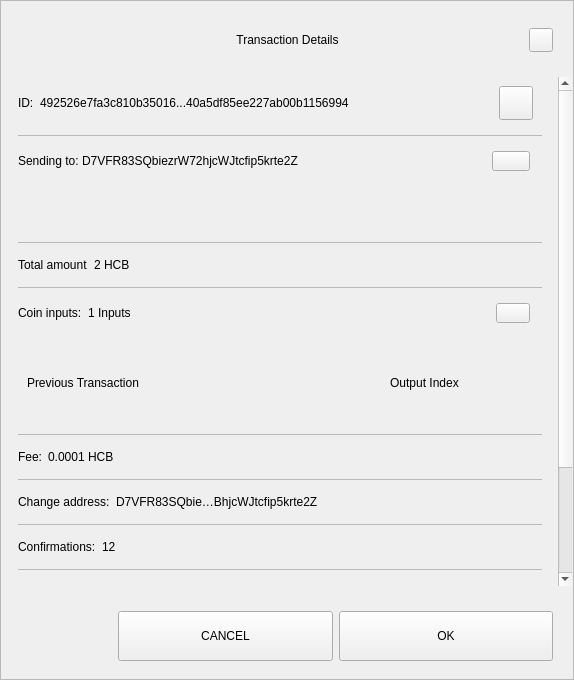
<?xml version="1.0" encoding="UTF-8"?>
<ui version="4.0">
 <class>TxDetailDialog</class>
 <widget class="QWidget" name="TxDetailDialog">
  <property name="geometry">
   <rect>
    <x>0</x>
    <y>0</y>
    <width>574</width>
    <height>680</height>
   </rect>
  </property>
  <property name="sizePolicy">
   <sizepolicy hsizetype="Preferred" vsizetype="Expanding">
    <horstretch>0</horstretch>
    <verstretch>0</verstretch>
   </sizepolicy>
  </property>
  <property name="minimumSize">
   <size>
    <width>574</width>
    <height>500</height>
   </size>
  </property>
  <property name="windowTitle">
   <string>Form</string>
  </property>
  <property name="styleSheet">
   <string notr="true"/>
  </property>
  <layout class="QVBoxLayout" name="verticalLayout_3">
   <property name="spacing">
    <number>0</number>
   </property>
   <property name="leftMargin">
    <number>0</number>
   </property>
   <property name="topMargin">
    <number>0</number>
   </property>
   <property name="rightMargin">
    <number>0</number>
   </property>
   <property name="bottomMargin">
    <number>0</number>
   </property>
   <item>
    <widget class="QFrame" name="frame">
     <property name="sizePolicy">
      <sizepolicy hsizetype="Preferred" vsizetype="Expanding">
       <horstretch>0</horstretch>
       <verstretch>0</verstretch>
      </sizepolicy>
     </property>
     <property name="styleSheet">
      <string notr="true"/>
     </property>
     <property name="frameShape">
      <enum>QFrame::StyledPanel</enum>
     </property>
     <property name="frameShadow">
      <enum>QFrame::Raised</enum>
     </property>
     <layout class="QVBoxLayout" name="verticalLayout">
      <property name="leftMargin">
       <number>0</number>
      </property>
      <property name="rightMargin">
       <number>0</number>
      </property>
      <item>
       <layout class="QHBoxLayout" name="horizontalLayout_3">
        <property name="spacing">
         <number>0</number>
        </property>
        <property name="leftMargin">
         <number>20</number>
        </property>
        <property name="topMargin">
         <number>10</number>
        </property>
        <property name="rightMargin">
         <number>20</number>
        </property>
        <item>
         <spacer name="horizontalSpacer_1">
          <property name="orientation">
           <enum>Qt::Horizontal</enum>
          </property>
          <property name="sizeHint" stdset="0">
           <size>
            <width>40</width>
            <height>20</height>
           </size>
          </property>
         </spacer>
        </item>
        <item>
         <widget class="QLabel" name="labelTitle">
          <property name="minimumSize">
           <size>
            <width>0</width>
            <height>40</height>
           </size>
          </property>
          <property name="maximumSize">
           <size>
            <width>16777215</width>
            <height>40</height>
           </size>
          </property>
          <property name="styleSheet">
           <string notr="true">padding-left:24px;</string>
          </property>
          <property name="text">
           <string>Transaction Details</string>
          </property>
          <property name="alignment">
           <set>Qt::AlignCenter</set>
          </property>
          <property name="margin">
           <number>7</number>
          </property>
         </widget>
        </item>
        <item>
         <spacer name="horizontalSpacer_2">
          <property name="orientation">
           <enum>Qt::Horizontal</enum>
          </property>
          <property name="sizeHint" stdset="0">
           <size>
            <width>40</width>
            <height>20</height>
           </size>
          </property>
         </spacer>
        </item>
        <item>
         <widget class="QPushButton" name="btnEsc">
          <property name="minimumSize">
           <size>
            <width>24</width>
            <height>24</height>
           </size>
          </property>
          <property name="maximumSize">
           <size>
            <width>24</width>
            <height>24</height>
           </size>
          </property>
          <property name="focusPolicy">
           <enum>Qt::NoFocus</enum>
          </property>
          <property name="text">
           <string/>
          </property>
         </widget>
        </item>
       </layout>
      </item>
      <item>
       <spacer name="verticalSpacer">
        <property name="orientation">
         <enum>Qt::Vertical</enum>
        </property>
        <property name="sizeType">
         <enum>QSizePolicy::Fixed</enum>
        </property>
        <property name="sizeHint" stdset="0">
         <size>
          <width>20</width>
          <height>10</height>
         </size>
        </property>
       </spacer>
      </item>
      <item>
       <widget class="QWidget" name="layoutScroll" native="true">
        <property name="minimumSize">
         <size>
          <width>0</width>
          <height>0</height>
         </size>
        </property>
        <layout class="QVBoxLayout" name="verticalLayout_4">
         <property name="leftMargin">
          <number>0</number>
         </property>
         <property name="topMargin">
          <number>0</number>
         </property>
         <property name="rightMargin">
          <number>0</number>
         </property>
         <item>
          <widget class="QScrollArea" name="scrollArea">
           <property name="styleSheet">
            <string notr="true">#scrollArea {
background:transparent;
}</string>
           </property>
           <property name="horizontalScrollBarPolicy">
            <enum>Qt::ScrollBarAlwaysOff</enum>
           </property>
           <property name="sizeAdjustPolicy">
            <enum>QAbstractScrollArea::AdjustIgnored</enum>
           </property>
           <property name="widgetResizable">
            <bool>true</bool>
           </property>
           <property name="alignment">
            <set>Qt::AlignLeading|Qt::AlignLeft|Qt::AlignTop</set>
           </property>
           <widget class="QWidget" name="scrollAreaWidgetContents">
            <property name="geometry">
             <rect>
              <x>0</x>
              <y>0</y>
              <width>556</width>
              <height>672</height>
             </rect>
            </property>
            <property name="autoFillBackground">
             <bool>false</bool>
            </property>
            <property name="styleSheet">
             <string notr="true">#scrollAreaWidgetContents {
background:transparent;
}</string>
            </property>
            <layout class="QVBoxLayout" name="verticalLayout_7">
             <property name="spacing">
              <number>0</number>
             </property>
             <property name="sizeConstraint">
              <enum>QLayout::SetDefaultConstraint</enum>
             </property>
             <property name="leftMargin">
              <number>0</number>
             </property>
             <property name="topMargin">
              <number>0</number>
             </property>
             <property name="rightMargin">
              <number>0</number>
             </property>
             <property name="bottomMargin">
              <number>0</number>
             </property>
             <item>
              <widget class="QWidget" name="content" native="true">
               <layout class="QVBoxLayout" name="verticalLayout_2">
                <property name="leftMargin">
                 <number>16</number>
                </property>
                <property name="topMargin">
                 <number>0</number>
                </property>
                <property name="rightMargin">
                 <number>16</number>
                </property>
                <item>
                 <widget class="QWidget" name="contentID" native="true">
                  <layout class="QHBoxLayout" name="horizontalLayout_12" stretch="0,1,0">
                   <property name="leftMargin">
                    <number>0</number>
                   </property>
                   <item>
                    <widget class="QLabel" name="labelId">
                     <property name="maximumSize">
                      <size>
                       <width>16777215</width>
                       <height>16777215</height>
                      </size>
                     </property>
                     <property name="text">
                      <string>ID:</string>
                     </property>
                    </widget>
                   </item>
                   <item>
                    <widget class="QLabel" name="textId">
                     <property name="text">
                      <string>492526e7fa3c810b35016...40a5df85ee227ab00b1156994</string>
                     </property>
                    </widget>
                   </item>
                   <item>
                    <widget class="QPushButton" name="pushCopy">
                     <property name="minimumSize">
                      <size>
                       <width>34</width>
                       <height>34</height>
                      </size>
                     </property>
                     <property name="maximumSize">
                      <size>
                       <width>34</width>
                       <height>34</height>
                      </size>
                     </property>
                     <property name="focusPolicy">
                      <enum>Qt::NoFocus</enum>
                     </property>
                     <property name="text">
                      <string/>
                     </property>
                     <property name="iconSize">
                      <size>
                       <width>24</width>
                       <height>24</height>
                      </size>
                     </property>
                    </widget>
                   </item>
                  </layout>
                 </widget>
                </item>
                <item>
                 <widget class="QLabel" name="labelDivider9">
                  <property name="maximumSize">
                   <size>
                    <width>16777215</width>
                    <height>1</height>
                   </size>
                  </property>
                  <property name="styleSheet">
                   <string notr="true">background-color:#bababa;</string>
                  </property>
                  <property name="text">
                   <string/>
                  </property>
                 </widget>
                </item>
                <item>
                 <widget class="QWidget" name="contentOutputs" native="true">
                  <layout class="QHBoxLayout" name="horizontalLayout_11" stretch="0,3,0">
                   <property name="spacing">
                    <number>0</number>
                   </property>
                   <property name="leftMargin">
                    <number>0</number>
                   </property>
                   <property name="rightMargin">
                    <number>12</number>
                   </property>
                   <item>
                    <widget class="QLabel" name="labelSend">
                     <property name="maximumSize">
                      <size>
                       <width>16777215</width>
                       <height>16777215</height>
                      </size>
                     </property>
                     <property name="text">
                      <string>Sending to: </string>
                     </property>
                    </widget>
                   </item>
                   <item>
                    <widget class="QLabel" name="textSend">
                     <property name="text">
                      <string>D7VFR83SQbiezrW72hjcWJtcfip5krte2Z </string>
                     </property>
                    </widget>
                   </item>
                   <item>
                    <widget class="QPushButton" name="pushOutputs">
                     <property name="minimumSize">
                      <size>
                       <width>34</width>
                       <height>20</height>
                      </size>
                     </property>
                     <property name="maximumSize">
                      <size>
                       <width>38</width>
                       <height>20</height>
                      </size>
                     </property>
                     <property name="focusPolicy">
                      <enum>Qt::NoFocus</enum>
                     </property>
                     <property name="styleSheet">
                      <string notr="true"/>
                     </property>
                     <property name="text">
                      <string/>
                     </property>
                    </widget>
                   </item>
                  </layout>
                 </widget>
                </item>
                <item>
                 <widget class="QScrollArea" name="outputsScrollArea">
                  <property name="minimumSize">
                   <size>
                    <width>0</width>
                    <height>50</height>
                   </size>
                  </property>
                  <property name="styleSheet">
                   <string notr="true">#outputsScrollArea {
background:transparent;
}</string>
                  </property>
                  <property name="widgetResizable">
                   <bool>true</bool>
                  </property>
                  <widget class="QWidget" name="container_outputs_base">
                   <property name="geometry">
                    <rect>
                     <x>0</x>
                     <y>0</y>
                     <width>522</width>
                     <height>48</height>
                    </rect>
                   </property>
                   <property name="styleSheet">
                    <string notr="true">#container_outputs_base {
background:transparent;
}</string>
                   </property>
                  </widget>
                 </widget>
                </item>
                <item>
                 <widget class="QLabel" name="labelDivider8">
                  <property name="maximumSize">
                   <size>
                    <width>16777215</width>
                    <height>1</height>
                   </size>
                  </property>
                  <property name="styleSheet">
                   <string notr="true">background-color:#bababa;</string>
                  </property>
                  <property name="text">
                   <string/>
                  </property>
                 </widget>
                </item>
                <item>
                 <widget class="QWidget" name="contentAmount" native="true">
                  <layout class="QHBoxLayout" name="horizontalLayout_4" stretch="0,1">
                   <property name="leftMargin">
                    <number>0</number>
                   </property>
                   <item>
                    <widget class="QLabel" name="labelAmount">
                     <property name="maximumSize">
                      <size>
                       <width>16777215</width>
                       <height>16777215</height>
                      </size>
                     </property>
                     <property name="text">
                      <string>Total amount</string>
                     </property>
                    </widget>
                   </item>
                   <item>
                    <widget class="QLabel" name="textAmount">
                     <property name="text">
                      <string>2 HCB</string>
                     </property>
                    </widget>
                   </item>
                  </layout>
                 </widget>
                </item>
                <item>
                 <widget class="QLabel" name="labelDivider6">
                  <property name="maximumSize">
                   <size>
                    <width>16777215</width>
                    <height>1</height>
                   </size>
                  </property>
                  <property name="styleSheet">
                   <string notr="true">background-color:#bababa;</string>
                  </property>
                  <property name="text">
                   <string/>
                  </property>
                 </widget>
                </item>
                <item>
                 <widget class="QWidget" name="contentInputs" native="true">
                  <layout class="QHBoxLayout" name="horizontalLayout" stretch="0,2,0">
                   <property name="leftMargin">
                    <number>0</number>
                   </property>
                   <property name="rightMargin">
                    <number>12</number>
                   </property>
                   <item>
                    <widget class="QLabel" name="labelInputs">
                     <property name="sizePolicy">
                      <sizepolicy hsizetype="Minimum" vsizetype="Preferred">
                       <horstretch>0</horstretch>
                       <verstretch>0</verstretch>
                      </sizepolicy>
                     </property>
                     <property name="maximumSize">
                      <size>
                       <width>16777215</width>
                       <height>16777215</height>
                      </size>
                     </property>
                     <property name="text">
                      <string>Coin inputs:</string>
                     </property>
                    </widget>
                   </item>
                   <item>
                    <widget class="QLabel" name="textInputs">
                     <property name="text">
                      <string>1 Inputs</string>
                     </property>
                    </widget>
                   </item>
                   <item>
                    <widget class="QPushButton" name="pushInputs">
                     <property name="maximumSize">
                      <size>
                       <width>34</width>
                       <height>20</height>
                      </size>
                     </property>
                     <property name="focusPolicy">
                      <enum>Qt::NoFocus</enum>
                     </property>
                     <property name="styleSheet">
                      <string notr="true"/>
                     </property>
                     <property name="text">
                      <string/>
                     </property>
                    </widget>
                   </item>
                  </layout>
                 </widget>
                </item>
                <item>
                 <widget class="QFrame" name="gridInputs">
                  <property name="sizePolicy">
                   <sizepolicy hsizetype="Preferred" vsizetype="MinimumExpanding">
                    <horstretch>0</horstretch>
                    <verstretch>0</verstretch>
                   </sizepolicy>
                  </property>
                  <property name="minimumSize">
                   <size>
                    <width>0</width>
                    <height>90</height>
                   </size>
                  </property>
                  <layout class="QGridLayout" name="gridLayoutInput" columnstretch="5,2" rowminimumheight="0">
                   <property name="sizeConstraint">
                    <enum>QLayout::SetMaximumSize</enum>
                   </property>
                   <property name="verticalSpacing">
                    <number>0</number>
                   </property>
                   <item row="0" column="0" alignment="Qt::AlignLeft">
                    <widget class="QLabel" name="labelTitlePrevTx">
                     <property name="text">
                      <string>Previous Transaction</string>
                     </property>
                    </widget>
                   </item>
                   <item row="0" column="1" alignment="Qt::AlignLeft">
                    <widget class="QLabel" name="labelOutputIndex">
                     <property name="text">
                      <string>Output Index</string>
                     </property>
                     <property name="alignment">
                      <set>Qt::AlignCenter</set>
                     </property>
                    </widget>
                   </item>
                  </layout>
                 </widget>
                </item>
                <item>
                 <widget class="QLabel" name="labelDivider1">
                  <property name="maximumSize">
                   <size>
                    <width>16777215</width>
                    <height>1</height>
                   </size>
                  </property>
                  <property name="styleSheet">
                   <string notr="true">background-color:#bababa;</string>
                  </property>
                  <property name="text">
                   <string/>
                  </property>
                 </widget>
                </item>
                <item>
                 <widget class="QWidget" name="contentFee" native="true">
                  <layout class="QHBoxLayout" name="horizontalLayout_7" stretch="0,1">
                   <property name="leftMargin">
                    <number>0</number>
                   </property>
                   <item>
                    <widget class="QLabel" name="labelFee">
                     <property name="maximumSize">
                      <size>
                       <width>16777215</width>
                       <height>16777215</height>
                      </size>
                     </property>
                     <property name="text">
                      <string>Fee:</string>
                     </property>
                    </widget>
                   </item>
                   <item>
                    <widget class="QLabel" name="textFee">
                     <property name="text">
                      <string>0.0001 HCB</string>
                     </property>
                    </widget>
                   </item>
                  </layout>
                 </widget>
                </item>
                <item>
                 <widget class="QLabel" name="labelDivider2">
                  <property name="maximumSize">
                   <size>
                    <width>16777215</width>
                    <height>1</height>
                   </size>
                  </property>
                  <property name="styleSheet">
                   <string notr="true">background-color:#bababa;</string>
                  </property>
                  <property name="text">
                   <string/>
                  </property>
                 </widget>
                </item>
                <item>
                 <widget class="QWidget" name="contentChangeAddress" native="true">
                  <layout class="QHBoxLayout" name="horizontalLayout_6" stretch="0,1">
                   <property name="leftMargin">
                    <number>0</number>
                   </property>
                   <item>
                    <widget class="QLabel" name="labelChange">
                     <property name="maximumSize">
                      <size>
                       <width>16777215</width>
                       <height>16777215</height>
                      </size>
                     </property>
                     <property name="text">
                      <string>Change address:</string>
                     </property>
                    </widget>
                   </item>
                   <item>
                    <widget class="QLabel" name="textChange">
                     <property name="text">
                      <string>D7VFR83SQbie…BhjcWJtcfip5krte2Z </string>
                     </property>
                    </widget>
                   </item>
                  </layout>
                 </widget>
                </item>
                <item>
                 <widget class="QLabel" name="labelDivider4">
                  <property name="maximumSize">
                   <size>
                    <width>16777215</width>
                    <height>1</height>
                   </size>
                  </property>
                  <property name="styleSheet">
                   <string notr="true">background-color:#bababa;</string>
                  </property>
                  <property name="text">
                   <string/>
                  </property>
                 </widget>
                </item>
                <item>
                 <widget class="QWidget" name="contentConfirmations" native="true">
                  <layout class="QHBoxLayout" name="horizontalLayout_8" stretch="0,1">
                   <property name="leftMargin">
                    <number>0</number>
                   </property>
                   <item>
                    <widget class="QLabel" name="labelConfirmations">
                     <property name="maximumSize">
                      <size>
                       <width>16777215</width>
                       <height>16777215</height>
                      </size>
                     </property>
                     <property name="text">
                      <string>Confirmations:</string>
                     </property>
                    </widget>
                   </item>
                   <item>
                    <widget class="QLabel" name="textConfirmations">
                     <property name="text">
                      <string>12</string>
                     </property>
                    </widget>
                   </item>
                  </layout>
                 </widget>
                </item>
                <item>
                 <widget class="QLabel" name="labelDivider7">
                  <property name="maximumSize">
                   <size>
                    <width>16777215</width>
                    <height>1</height>
                   </size>
                  </property>
                  <property name="styleSheet">
                   <string notr="true">background-color:#bababa;</string>
                  </property>
                  <property name="text">
                   <string/>
                  </property>
                 </widget>
                </item>
                <item>
                 <widget class="QWidget" name="contentSize" native="true">
                  <layout class="QHBoxLayout" name="horizontalLayout_9" stretch="0,1">
                   <property name="leftMargin">
                    <number>0</number>
                   </property>
                   <item>
                    <widget class="QLabel" name="labelSize">
                     <property name="maximumSize">
                      <size>
                       <width>16777215</width>
                       <height>16777215</height>
                      </size>
                     </property>
                     <property name="text">
                      <string>Size:</string>
                     </property>
                    </widget>
                   </item>
                   <item>
                    <widget class="QLabel" name="textSize">
                     <property name="text">
                      <string>2 kB</string>
                     </property>
                    </widget>
                   </item>
                  </layout>
                 </widget>
                </item>
                <item>
                 <widget class="QLabel" name="labelDivider3">
                  <property name="maximumSize">
                   <size>
                    <width>16777215</width>
                    <height>1</height>
                   </size>
                  </property>
                  <property name="styleSheet">
                   <string notr="true">background-color:#bababa;</string>
                  </property>
                  <property name="text">
                   <string/>
                  </property>
                 </widget>
                </item>
                <item>
                 <widget class="QWidget" name="contentDate" native="true">
                  <layout class="QHBoxLayout" name="horizontalLayout_5" stretch="0,1">
                   <property name="leftMargin">
                    <number>0</number>
                   </property>
                   <item>
                    <widget class="QLabel" name="labelDate">
                     <property name="maximumSize">
                      <size>
                       <width>16777215</width>
                       <height>16777215</height>
                      </size>
                     </property>
                     <property name="text">
                      <string>Date:</string>
                     </property>
                    </widget>
                   </item>
                   <item>
                    <widget class="QLabel" name="textDate">
                     <property name="text">
                      <string>May 25, 2017</string>
                     </property>
                    </widget>
                   </item>
                  </layout>
                 </widget>
                </item>
                <item>
                 <widget class="QLabel" name="labelDivider5">
                  <property name="maximumSize">
                   <size>
                    <width>16777215</width>
                    <height>1</height>
                   </size>
                  </property>
                  <property name="styleSheet">
                   <string notr="true">background-color:#bababa;</string>
                  </property>
                  <property name="text">
                   <string/>
                  </property>
                 </widget>
                </item>
                <item>
                 <widget class="QWidget" name="contentStatus" native="true">
                  <layout class="QHBoxLayout" name="horizontalLayout_10" stretch="0,1">
                   <property name="leftMargin">
                    <number>0</number>
                   </property>
                   <item>
                    <widget class="QLabel" name="labelStatus">
                     <property name="maximumSize">
                      <size>
                       <width>16777215</width>
                       <height>16777215</height>
                      </size>
                     </property>
                     <property name="text">
                      <string>Status:</string>
                     </property>
                    </widget>
                   </item>
                   <item>
                    <widget class="QLabel" name="textStatus">
                     <property name="text">
                      <string>Spendable</string>
                     </property>
                    </widget>
                   </item>
                  </layout>
                 </widget>
                </item>
                <item>
                 <spacer name="verticalSpacer_2">
                  <property name="orientation">
                   <enum>Qt::Vertical</enum>
                  </property>
                  <property name="sizeType">
                   <enum>QSizePolicy::Expanding</enum>
                  </property>
                  <property name="sizeHint" stdset="0">
                   <size>
                    <width>20</width>
                    <height>10</height>
                   </size>
                  </property>
                 </spacer>
                </item>
                <item>
                 <widget class="QLabel" name="labelWarning">
                  <property name="text">
                   <string>TextLabel</string>
                  </property>
                  <property name="alignment">
                   <set>Qt::AlignCenter</set>
                  </property>
                 </widget>
                </item>
               </layout>
              </widget>
             </item>
            </layout>
           </widget>
          </widget>
         </item>
        </layout>
       </widget>
      </item>
      <item>
       <widget class="QWidget" name="containerButtons" native="true">
        <layout class="QHBoxLayout" name="horizontalLayout1" stretch="1,2,2">
         <property name="leftMargin">
          <number>10</number>
         </property>
         <property name="rightMargin">
          <number>20</number>
         </property>
         <item>
          <spacer name="horizontalSpacer_3">
           <property name="orientation">
            <enum>Qt::Horizontal</enum>
           </property>
           <property name="sizeHint" stdset="0">
            <size>
             <width>40</width>
             <height>20</height>
            </size>
           </property>
          </spacer>
         </item>
         <item>
          <widget class="QPushButton" name="btnCancel">
           <property name="minimumSize">
            <size>
             <width>200</width>
             <height>50</height>
            </size>
           </property>
           <property name="focusPolicy">
            <enum>Qt::NoFocus</enum>
           </property>
           <property name="text">
            <string>CANCEL</string>
           </property>
          </widget>
         </item>
         <item>
          <widget class="QPushButton" name="btnSave">
           <property name="minimumSize">
            <size>
             <width>200</width>
             <height>50</height>
            </size>
           </property>
           <property name="focusPolicy">
            <enum>Qt::NoFocus</enum>
           </property>
           <property name="text">
            <string>OK</string>
           </property>
          </widget>
         </item>
        </layout>
       </widget>
      </item>
     </layout>
    </widget>
   </item>
  </layout>
 </widget>
 <resources/>
 <connections/>
</ui>
